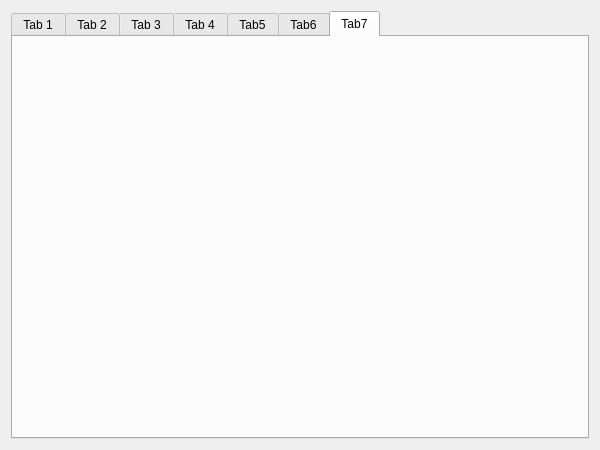
<?xml version="1.0" encoding="UTF-8"?>
<ui version="4.0">
 <class>mainwidget</class>
 <widget class="QWidget" name="mainwidget">
  <property name="geometry">
   <rect>
    <x>0</x>
    <y>0</y>
    <width>600</width>
    <height>450</height>
   </rect>
  </property>
  <property name="windowTitle">
   <string>mainwidget</string>
  </property>
  <layout class="QVBoxLayout" name="verticalLayout">
   <item>
    <widget class="QTabWidget" name="pTabWidget">
     <property name="currentIndex">
      <number>6</number>
     </property>
     <widget class="QWidget" name="ptab1">
      <attribute name="title">
       <string>Tab 1</string>
      </attribute>
     </widget>
     <widget class="QWidget" name="ptab2">
      <attribute name="title">
       <string>Tab 2</string>
      </attribute>
     </widget>
     <widget class="QWidget" name="ptab3">
      <attribute name="title">
       <string>Tab 3</string>
      </attribute>
     </widget>
     <widget class="QWidget" name="ptab4">
      <attribute name="title">
       <string>Tab 4</string>
      </attribute>
     </widget>
     <widget class="QWidget" name="ptab5">
      <attribute name="title">
       <string>Tab5</string>
      </attribute>
     </widget>
     <widget class="QWidget" name="ptab6">
      <attribute name="title">
       <string>Tab6</string>
      </attribute>
     </widget>
     <widget class="QWidget" name="ptab7">
      <attribute name="title">
       <string>Tab7</string>
      </attribute>
     </widget>
    </widget>
   </item>
  </layout>
 </widget>
 <resources/>
 <connections/>
</ui>
